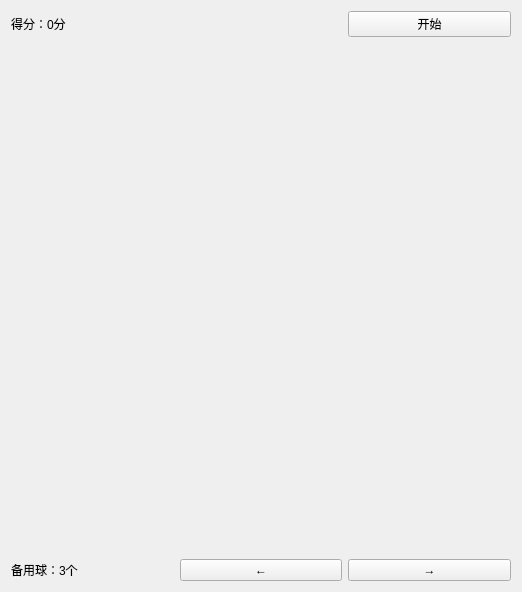
<?xml version="1.0" encoding="UTF-8"?>
<ui version="4.0">
 <class>BreakoutWidget</class>
 <widget class="QWidget" name="BreakoutWidget">
  <property name="geometry">
   <rect>
    <x>0</x>
    <y>0</y>
    <width>522</width>
    <height>592</height>
   </rect>
  </property>
  <property name="windowTitle">
   <string>Form</string>
  </property>
  <layout class="QGridLayout" name="gridLayout">
   <item row="3" column="1">
    <widget class="QPushButton" name="leftBtn">
     <property name="text">
      <string>←</string>
     </property>
    </widget>
   </item>
   <item row="3" column="2">
    <widget class="QPushButton" name="rightBtn">
     <property name="text">
      <string>→</string>
     </property>
    </widget>
   </item>
   <item row="2" column="0" colspan="3">
    <widget class="QLabel" name="ground">
     <property name="minimumSize">
      <size>
       <width>500</width>
       <height>500</height>
      </size>
     </property>
     <property name="text">
      <string/>
     </property>
     <property name="alignment">
      <set>Qt::AlignmentFlag::AlignCenter</set>
     </property>
    </widget>
   </item>
   <item row="3" column="0">
    <widget class="QLabel" name="ballLbl">
     <property name="text">
      <string>备用球：3个</string>
     </property>
    </widget>
   </item>
   <item row="1" column="2">
    <widget class="QPushButton" name="startBtn">
     <property name="text">
      <string>开始</string>
     </property>
    </widget>
   </item>
   <item row="1" column="0" colspan="2">
    <widget class="QLabel" name="scoreLbl">
     <property name="text">
      <string>得分：0分</string>
     </property>
    </widget>
   </item>
  </layout>
 </widget>
 <resources/>
 <connections/>
</ui>
